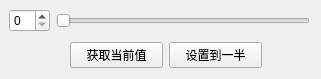
<?xml version="1.0" encoding="UTF-8"?>
<ui version="4.0">
 <class>Smallwidget</class>
 <widget class="QWidget" name="Smallwidget">
  <property name="geometry">
   <rect>
    <x>0</x>
    <y>0</y>
    <width>321</width>
    <height>79</height>
   </rect>
  </property>
  <property name="windowTitle">
   <string>Form</string>
  </property>
  <widget class="QWidget" name="">
   <property name="geometry">
    <rect>
     <x>9</x>
     <y>9</y>
     <width>301</width>
     <height>24</height>
    </rect>
   </property>
   <layout class="QHBoxLayout" name="horizontalLayout">
    <item>
     <widget class="QSpinBox" name="spinBox"/>
    </item>
    <item>
     <widget class="QSlider" name="horizontalSlider">
      <property name="orientation">
       <enum>Qt::Horizontal</enum>
      </property>
     </widget>
    </item>
   </layout>
  </widget>
  <widget class="QWidget" name="">
   <property name="geometry">
    <rect>
     <x>70</x>
     <y>40</y>
     <width>192</width>
     <height>30</height>
    </rect>
   </property>
   <layout class="QHBoxLayout" name="horizontalLayout_2">
    <item>
     <widget class="QPushButton" name="pushButton">
      <property name="text">
       <string>获取当前值</string>
      </property>
     </widget>
    </item>
    <item>
     <widget class="QPushButton" name="pushButton_2">
      <property name="text">
       <string>设置到一半</string>
      </property>
     </widget>
    </item>
   </layout>
  </widget>
 </widget>
 <resources/>
 <connections/>
</ui>
